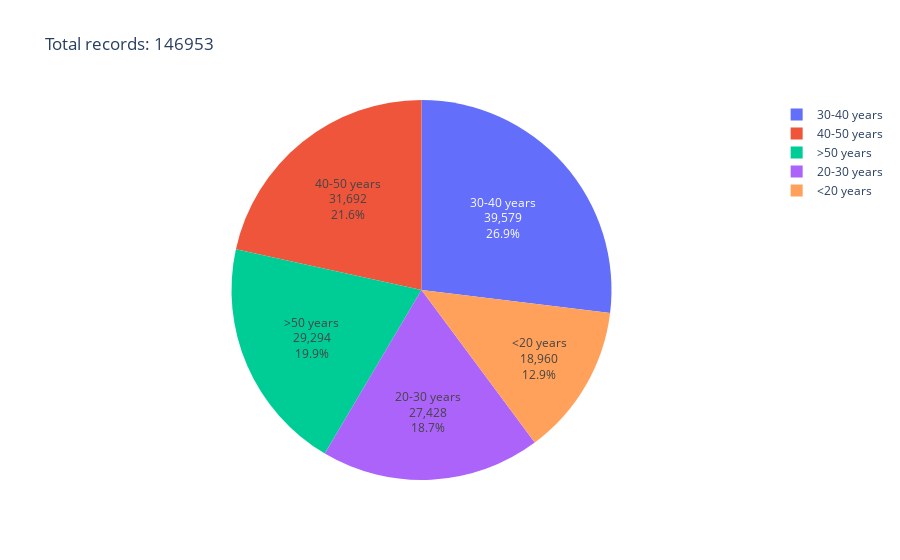

The notebook cell this image was saved under:
### Code cell
target_counts = df_train_targets.groupby(TARGET_KEY)[TARGET_KEY].count()

target_labels = {
    1: "<20 years",
    2: "20-30 years",
    3: "30-40 years",
    4: "40-50 years",
    5: ">50 years",
}

df_target_dist = pd.DataFrame(
    {
        "label": target_counts.index.map(lambda x: target_labels[x]),
        "count": target_counts,
        "dataset%": target_counts.apply(
            lambda x: round(x / len(df_train_targets) * 100, 2)
        ),
    }
).reset_index()

print(df_target_dist)

fig = px.pie(
    df_target_dist,
    values="count",
    names="label",
    title=f"Total records: {len(df_train_targets)}",
)

fig.update_traces(textposition="inside", textinfo="percent+value+label")
fig.show()

### Figure 1 — Plotly figure (JSON) as saved in the notebook; plotly's stock layout.template omitted (floating-point values rounded to 4 significant figures)
{"data": [{"domain": {"x": [0, 1], "y": [0, 1]}, "hovertemplate": "label=%{label}<br>count=%{value}<extra></extra>", "labels": ["<20 years", "20-30 years", "30-40 years", "40-50 years", ">50 years"], "legendgroup": "", "name": "", "showlegend": true, "textinfo": "percent+value+label", "textposition": "inside", "type": "pie", "values": [18960, 27428, 39579, 31692, 29294]}], "layout": {"legend": {"tracegroupgap": 0}, "title": {"text": "Total records: 146953"}}}
